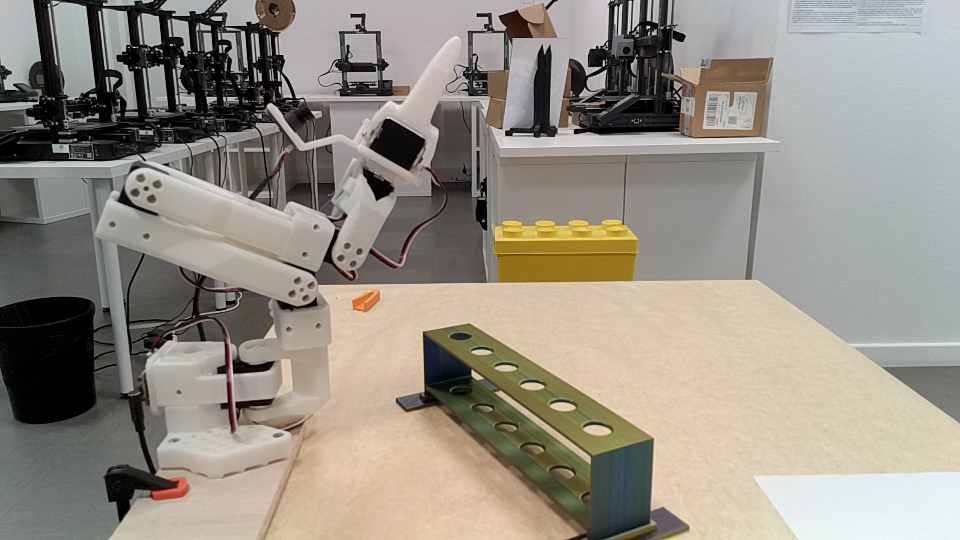
#> input picture oak_tools/matrice.jpg, 1920 x 1080 px (shown at 1/2 size)
$ python associate_corners.py --frames frames.json --image matrice.jpg
#> lines starting #> are read from the running program, lines starting #| are printed output that depends on the picture; after the words box and inside, x2 and y2 are one past the last pixel; in counts of white or black regions, pixels touching at a corner belong together
#!/usr/bin/env python3
"""
RobotKraft - Outil d'association interactive 3D <-> 2D
Associe les positions 3D du palpeur (frames.json) aux coins de l'image (matrice.jpg).

Fonctionnalités :
  - Sélection interactive des coins à la souris (clic, glisser-déposer)
  - Loupe de précision intégrée (PIP) zoom 4x avec réticule au pixel près
  - Micro-ajustement au pixel près via les flèches du clavier
  - Raffinement automatique sous-pixel (touche 'a' - cv2.cornerSubPix)
  - Décalage / Inversion de l'ordre des points sans devoir recliquer (touches 'c' et 'i')
  - Calcul en direct de l'homographie plane (pixels <-> mm robot) et des résidus de reprojection
  - Sonde 3D temps réel : survoler l'image affiche les coordonnées robot estimées
  - Résolution PnP (Perspective-n-Point) avec intrinsèques OAK-D
  - Sauvegarde structurée en JSON + image annotée de vérification

Utilisation :
  ./associate_corners.py
  python3 associate_corners.py --frames frames.json --image matrice.jpg
  python3 associate_corners.py --output matrice_association.json
"""

import argparse
from datetime import datetime
import json
import math
import os
import sys
import time
from typing import Dict, List, Optional, Tuple, Union

import cv2
import numpy as np


# Couleurs BGR pour chaque point (haute visibilité)
POINT_COLORS = [
    (255, 255, 0),    # P0 : Cyan
    (0, 255, 0),      # P1 : Vert fluo
    (0, 165, 255),    # P2 : Orange vif
    (255, 0, 255),    # P3 : Magenta
    (0, 255, 255),    # P4 : Jaune
    (255, 128, 0),    # P5 : Bleu ciel
    (128, 0, 255),    # P6 : Violet
    (0, 200, 100),    # P7 : Emeraude
]

# Intrinsèques par défaut OAK-D Lite (1080p, étalonnage usine lu sur le capteur)
DEFAULT_OAK_K = np.array([
    [1507.80,    0.00,  945.58],
    [   0.00, 1508.47,  552.04],
    [   0.00,    0.00,    1.00]
], dtype=np.float64)


class Point3DFrame:
    """Représente une mesure 3D issue de frames.json."""
    def __init__(self, raw: dict, index: int):
        self.raw = raw
        self.index = raw.get("index", index)
        self.tool = raw.get("tool", "palpeur")
        self.ts = raw.get("ts", "")
        # Coordonnées en mètres et millimètres
        self.x_m = float(raw["x"])
        self.y_m = float(raw["y"])
        self.z_m = float(raw["z"])
        self.x_mm = self.x_m * 1000.0
        self.y_mm = self.y_m * 1000.0
        self.z_mm = self.z_m * 1000.0
        self.yaw = raw.get("yaw")
        self.pitch = raw.get("pitch")
        self.roll = raw.get("roll")
        self.pose = raw.get("pose")

    @property
    def xyz_mm(self) -> np.ndarray:
        return np.array([self.x_mm, self.y_mm, self.z_mm], dtype=np.float64)

    @property
    def xyz_m(self) -> np.ndarray:
        return np.array([self.x_m, self.y_m, self.z_m], dtype=np.float64)


class CornerAssociationCalibrator:
    """Gestionnaire de l'interface interactive et des calculs d'association."""

    def __init__(
        self,
        image_path: str = "matrice.jpg",
        frames_path: str = "frames.json",
        output_path: str = "matrice_association.json",
        annotated_path: Optional[str] = None,
        camera_matrix: Optional[np.ndarray] = None,
    ):
#> called with image_path = 'matrice.jpg', frames_path = 'frames.json', output_path = 'matrice_association.json'
        self.image_path = os.path.abspath(image_path)
        self.frames_path = os.path.abspath(frames_path)
        self.output_path = os.path.abspath(output_path)
        if annotated_path is None:
            base, _ = os.path.splitext(self.output_path)
            self.annotated_path = f"{base}_annotated.jpg"
        else:
            self.annotated_path = os.path.abspath(annotated_path)

        self.camera_matrix = camera_matrix if camera_matrix is not None else DEFAULT_OAK_K

        # Chargement de l'image
        if not os.path.exists(self.image_path):
            raise FileNotFoundError(f"Image introuvable : {self.image_path}")
        self.raw_image = cv2.imread(self.image_path)
#> self.raw_image is the input picture: shape (1080, 1920, 3); mean B, G, R 132.4, 143.2, 149.3
        if self.raw_image is None:
            raise ValueError(f"Impossible de décoder l'image : {self.image_path}")
        self.img_h, self.img_w = self.raw_image.shape[:2]

        # Chargement des points 3D
        self.frames = self._load_frames(self.frames_path)
        self.n_points = len(self.frames)
        if self.n_points < 3:
            raise ValueError(f"Au moins 3 points 3D sont nécessaires, trouvé : {self.n_points}")

        # Points 2D sélectionnés (None si non encore placé)
        # Liste de [u, v] flottants
        self.points_2d: List[Optional[List[float]]] = [None] * self.n_points

        # État de l'interaction
        self.active_idx: int = 0
        self.selected_idx: Optional[int] = 0
        self.dragging: bool = False
        self.mouse_pos: Tuple[int, int] = (self.img_w // 2, self.img_h // 2)

        # Options d'affichage
        self.show_loupe: bool = True
        self.loupe_zoom: float = 4.0
        self.loupe_size: int = 240
        self.show_grid: bool = True
        self.show_reprojection: bool = True

        # Message de statut temporaire
        self.status_msg: str = "Bienvenue ! Cliquez sur l'image pour placer le point P0."
        self.status_time: float = time.time()
        self.status_duration: float = 4.0

        # Résultats de calibration
        self.H_px_to_mm: Optional[np.ndarray] = None
        self.H_mm_to_px: Optional[np.ndarray] = None
        self.reproj_errors_px: List[float] = []
        self.reproj_errors_mm: List[float] = []
        self.pnp_result: Optional[dict] = None
        self.fitted_plane: Optional[dict] = None

        # Charger une session précédente si le fichier existe
        self._load_existing_associations()

        # Calculer initialement si complet
        self.recompute_calibration()

    def _load_frames(self, path: str) -> List[Point3DFrame]:
#> called with path = 'oak_tools/frames.json'
        if not os.path.exists(path):
            raise FileNotFoundError(f"Fichier frames.json introuvable : {path}")
        with open(path, "r", encoding="utf-8") as f:
#> (reads oak_tools/frames.json from the repository)
            data = json.load(f)

        raw_frames = data.get("frames", [])
        if not raw_frames:
            raise ValueError(f"Aucune frame trouvée dans {path}")

        frames = [Point3DFrame(rf, idx) for idx, rf in enumerate(raw_frames)]
        print(f"[Association] {len(frames)} positions 3D chargées depuis : {os.path.basename(path)}")
        for f in frames:
            print(f"  P{f.index}: X={f.x_mm:6.1f}mm, Y={f.y_mm:6.1f}mm, Z={f.z_mm:5.1f}mm ({f.tool})")
        return frames

    def _load_existing_associations(self):
        """Précharge les coordonnées 2D si le fichier de sortie existe déjà."""
        if not os.path.exists(self.output_path):
            return
        try:
            with open(self.output_path, "r", encoding="utf-8") as f:
                data = json.load(f)
            pts_data = data.get("points") or data.get("associations") or []
            if len(pts_data) == self.n_points:
                for idx, item in enumerate(pts_data):
                    px = item.get("pixel")
                    if px and len(px) == 2:
                        self.points_2d[idx] = [float(px[0]), float(px[1])]
                self.set_status(f"Associations précédentes chargées depuis {os.path.basename(self.output_path)}")
                # Trouver le premier non défini ou sélectionner P0
                self._update_active_point()
        except Exception as e:
            print(f"[Info] Impossible de charger les points existants : {e}")

    # [16 lines left out: functions set_status, _update_active_point, not called in this run]

    @property
    def all_points_placed(self) -> bool:
        return all(p is not None for p in self.points_2d)

    @property
    def placed_count(self) -> int:
        return sum(1 for p in self.points_2d if p is not None)

    # --------------------------------------------------------------------------
    # Calculs géométriques et étalonnage
    # --------------------------------------------------------------------------
    def recompute_calibration(self):
        """Recalcule l'homographie et le PnP dès que 4 points ou plus sont définis."""
        self.H_px_to_mm = None
        self.H_mm_to_px = None
        self.reproj_errors_px = []
        self.reproj_errors_mm = []
        self.pnp_result = None
        self.fitted_plane = None

        if not self.all_points_placed or self.n_points < 4:
            return

        pts_2d = np.array(self.points_2d, dtype=np.float64)  # (N, 2)
        pts_3d_mm = np.array([f.xyz_mm for f in self.frames], dtype=np.float64)  # (N, 3)

        # 1. Homographie plane (projection X, Y robot)
        # Note : les 4 points mesurés ont Z quasi-constant (~40mm)
        pts_3d_xy = pts_3d_mm[:, :2]

        H_px2mm, _ = cv2.findHomography(pts_2d, pts_3d_xy, cv2.RANSAC if len(pts_2d) > 4 else 0)
        if H_px2mm is not None:
            self.H_px_to_mm = H_px2mm
            try:
                self.H_mm_to_px = np.linalg.inv(H_px2mm)
            except np.linalg.LinAlgError:
                self.H_mm_to_px = None

            # Calcul des résidus
            if self.H_mm_to_px is not None:
                # Reprojection 3D -> 2D
                homo_3d = np.column_stack([pts_3d_xy, np.ones(len(pts_3d_xy))])
                pred_2d = (self.H_mm_to_px @ homo_3d.T).T
                pred_2d = pred_2d[:, :2] / pred_2d[:, 2:]
                err_px = np.linalg.norm(pred_2d - pts_2d, axis=1)
                self.reproj_errors_px = [float(e) for e in err_px]

                # Reprojection 2D -> 3D
                homo_2d = np.column_stack([pts_2d, np.ones(len(pts_2d))])
                pred_3d = (self.H_px_to_mm @ homo_2d.T).T
                pred_3d = pred_3d[:, :2] / pred_3d[:, 2:]
                err_mm = np.linalg.norm(pred_3d - pts_3d_xy, axis=1)
                self.reproj_errors_mm = [float(e) for e in err_mm]

        # 2. Plan 3D par moindres carrés (SVD)
        centroid = pts_3d_mm.mean(axis=0)
        centered = pts_3d_mm - centroid
        _, _, vh = np.linalg.svd(centered)
        normal = vh[2]  # Vecteur propre correspondant à la plus petite valeur
        if normal[2] < 0:
            normal = -normal
        d_plane = -float(np.dot(normal, centroid))
        self.fitted_plane = {
            "normal": [float(n) for n in normal],
            "d": d_plane,
            "centroid_mm": [float(c) for c in centroid],
            "mean_z_mm": float(centroid[2]),
        }

        # 3. PnP (Estimation de la pose de la caméra par rapport au robot)
        if self.camera_matrix is not None:
            dist_coeffs = np.zeros(5, dtype=np.float64)
            # Avec 4 points coplanaires, SQPNP ou EPNP fonctionne de façon robuste
            success = False
            rvec, tvec = None, None
            for flag in [cv2.SOLVEPNP_SQPNP, cv2.SOLVEPNP_EPNP]:
                try:
                    success, rvec, tvec = cv2.solvePnP(pts_3d_mm, pts_2d, self.camera_matrix, dist_coeffs, flags=flag)
                    if success:
                        break
                except Exception:
                    continue

            if success and rvec is not None and tvec is not None:
                R_mat, _ = cv2.Rodrigues(rvec)
                # Position de la caméra dans le repère robot : C = -R^T * t
                cam_in_robot = -R_mat.T @ tvec.reshape(3, 1)
                self.pnp_result = {
                    "rvec": [float(x) for x in rvec.flatten()],
                    "tvec_mm": [float(x) for x in tvec.flatten()],
                    "rotation_matrix": R_mat.tolist(),
                    "camera_in_robot_mm": [float(x) for x in cam_in_robot.flatten()],
                }

    # [156 lines left out: functions pixel_to_robot_mm, on_mouse, _find_point_near, _advance_active_to_next_unplaced, nudge_selected, undo_last_point and 4 more, not called in this run]

    # --------------------------------------------------------------------------
    # Dessin et Rendu de l'Interface
    # --------------------------------------------------------------------------
    def render_frame(self) -> np.ndarray:
        """Génère l'affichage complet de la fenêtre."""
        canvas = self.raw_image.copy()

        # 1. Polygone / quadrilatère si plusieurs points sont placés
        self._draw_polygon_and_edges(canvas)

        # 2. Points placés et cibles
        self._draw_points(canvas)

        # 3. Réticule et mesure sous le curseur souris
        self._draw_cursor_probe(canvas)

        # 4. Loupe de précision (Picture in Picture)
        if self.show_loupe:
            self._draw_loupe_pip(canvas)

        # 5. Bandeau supérieur (instructions) et panneau latéral
        self._draw_hud(canvas)

        # 6. Bandeau inférieur (raccourcis)
        self._draw_footer(canvas)

        return canvas

    def _draw_polygon_and_edges(self, canvas: np.ndarray):
        """Dessine les segments entre points consécutifs et les distances 3D."""
        placed_indices = [i for i, p in enumerate(self.points_2d) if p is not None]
        if len(placed_indices) < 2:
            return

        # Si tous sont placés, dessiner le polygone fermé avec remplissage translucide
        if self.all_points_placed and self.n_points >= 3:
            pts_int = np.array(self.points_2d, dtype=np.int32)
            overlay = canvas.copy()
            cv2.fillPoly(overlay, [pts_int], (0, 200, 255))
            cv2.addWeighted(overlay, 0.12, canvas, 0.88, 0, canvas)
            cv2.polylines(canvas, [pts_int], isClosed=True, color=(0, 220, 255), thickness=2, lineType=cv2.LINE_AA)

        # Lignes et étiquettes de distance entre points consécutifs
        for i in range(self.n_points):
            next_i = (i + 1) % self.n_points
            p1 = self.points_2d[i]
            p2 = self.points_2d[next_i]

            if p1 is not None and p2 is not None:
                # Segment
                pt1 = (int(round(p1[0])), int(round(p1[1])))
                pt2 = (int(round(p2[0])), int(round(p2[1])))

                # Si ce n'est pas fermé et c'est le dernier segment, ne pas tracer si non complet
                if next_i == 0 and not self.all_points_placed:
                    continue

                if not self.all_points_placed:
                    cv2.line(canvas, pt1, pt2, (200, 200, 200), 2, cv2.LINE_AA)

                # Distance 3D réelle en mm entre ces 2 points
                f1, f2 = self.frames[i], self.frames[next_i]
                d3d_mm = float(np.linalg.norm(f1.xyz_mm - f2.xyz_mm))
                d2d_px = math.hypot(p2[0] - p1[0], p2[1] - p1[1])

                # Affichage du badge au milieu du segment
                mid_x = int((pt1[0] + pt2[0]) / 2)
                mid_y = int((pt1[1] + pt2[1]) / 2)
                lbl = f"{d3d_mm:.1f}mm ({int(d2d_px)}px)"
                self._draw_text_badge(canvas, lbl, (mid_x, mid_y), (30, 30, 30), (220, 255, 255), scale=0.42, center=True)

    def _draw_points(self, canvas: np.ndarray):
        """Dessine les points sur l'image avec anneaux, croix et badges."""
        for i, pt in enumerate(self.points_2d):
            if pt is None:
                continue

            x, y = int(round(pt[0])), int(round(pt[1]))
            color = POINT_COLORS[i % len(POINT_COLORS)]
            is_selected = (i == self.selected_idx)

            # Anneau extérieur
            outer_radius = 16 if is_selected else 11
            thick = 3 if is_selected else 2
            cv2.circle(canvas, (x, y), outer_radius, (0, 0, 0), thick + 1, cv2.LINE_AA)
            cv2.circle(canvas, (x, y), outer_radius, color, thick, cv2.LINE_AA)

            # Réticule central
            cross_sz = 8 if is_selected else 6
            cv2.line(canvas, (x - cross_sz, y), (x + cross_sz, y), (0, 0, 0), 3, cv2.LINE_AA)
            cv2.line(canvas, (x, y - cross_sz), (x, y + cross_sz), (0, 0, 0), 3, cv2.LINE_AA)
            cv2.line(canvas, (x - cross_sz, y), (x + cross_sz, y), color, 1, cv2.LINE_AA)
            cv2.line(canvas, (x, y - cross_sz), (x, y + cross_sz), color, 1, cv2.LINE_AA)

            # Point central
            cv2.circle(canvas, (x, y), 2, (255, 255, 255), -1, cv2.LINE_AA)

            # Badge avec coordonnées 3D
            f = self.frames[i]
            badge_text = f"P{i} [{f.x_mm:.0f}, {f.y_mm:.0f}, {f.z_mm:.0f}mm]"
            offset_y = -22 if (y > 40) else 25
            self._draw_text_badge(canvas, badge_text, (x, y + offset_y), color, (0, 0, 0), scale=0.48, center=True)

    def _draw_cursor_probe(self, canvas: np.ndarray):
        """Affiche les coordonnées 3D sous le curseur souris en mode inspection."""
        mx, my = self.mouse_pos
        if not (0 <= mx < self.img_w and 0 <= my < self.img_h):
            return

        # Réticule discret sous le curseur
        cv2.line(canvas, (mx - 10, my), (mx + 10, my), (255, 255, 255), 1, cv2.LINE_AA)
#> canvas: shape (1080, 1920, 3); under 0.01% of pixels changed, all inside (x1, y1, x2, y2) = (950, 539, 971, 542)
        cv2.line(canvas, (mx, my - 10), (mx, my + 10), (255, 255, 255), 1, cv2.LINE_AA)
#> canvas: shape (1080, 1920, 3); mean B, G, R 132.4, 143.2, 149.3

        # Si l'homographie est calculée, afficher la position robot prédite sous le curseur
        if self.H_px_to_mm is not None:
            pred = self.pixel_to_robot_mm(mx, my)
            if pred is not None:
                rx, ry, rz = pred
                info_str = f"Robot : X={rx:6.1f}mm, Y={ry:6.1f}mm, Z={rz:5.1f}mm"
                # Positionner le texte à droite du curseur ou à gauche si trop près du bord
                bx = mx + 20 if (mx < self.img_w - 320) else mx - 320
                by = my - 15 if (my > 50) else my + 25
                self._draw_text_badge(canvas, info_str, (bx, by), (20, 20, 20), (0, 255, 200), scale=0.48)

    def _draw_loupe_pip(self, canvas: np.ndarray):
        """Dessine la loupe de précision 4x dans le coin supérieur."""
        mx, my = self.mouse_pos
        sz = self.loupe_size
        zoom = self.loupe_zoom

        # Choisir le coin opposé au curseur pour ne jamais gêner
        if mx > (self.img_w - sz - 40) and my < (sz + 120):
            corner_x = 20
            corner_y = 75
        else:
            corner_x = self.img_w - sz - 20
            corner_y = 75

        # Zone source autour du curseur
        half_src = int(sz / (2 * zoom))
        x1 = max(0, mx - half_src)
        y1 = max(0, my - half_src)
        x2 = min(self.img_w, mx + half_src)
        y2 = min(self.img_h, my + half_src)

        crop = self.raw_image[y1:y2, x1:x2]
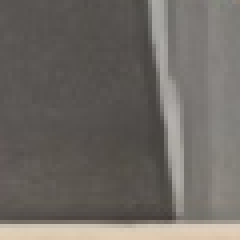
#> crop: shape (60, 60, 3) (shown 4 times larger); mean B, G, R 100.2, 105.5, 110.3
        if crop.size == 0:
            return

        loupe_img = cv2.resize(crop, (sz, sz), interpolation=cv2.INTER_NEAREST)

        # Réticule central de la loupe
        cx, cy = sz // 2, sz // 2
        cv2.line(loupe_img, (cx - 15, cy), (cx + 15, cy), (0, 0, 255), 1, cv2.LINE_AA)
#> loupe_img: shape (240, 240, 3); mean B, G, R 100.2, 105.5, 110.4
        cv2.line(loupe_img, (cx, cy - 15), (cx, cy + 15), (0, 0, 255), 1, cv2.LINE_AA)
        cv2.circle(loupe_img, (cx, cy), 3, (0, 255, 255), 1, cv2.LINE_AA)
#> loupe_img: shape (240, 240, 3); mean B, G, R 100.1, 105.5, 110.6

        # Cadre noir et blanc autour de la loupe
        cv2.rectangle(loupe_img, (0, 0), (sz - 1, sz - 1), (255, 255, 255), 2)
        cv2.rectangle(loupe_img, (2, 2), (sz - 3, sz - 3), (0, 0, 0), 1)

        # Bandeau de titre de la loupe
        cv2.rectangle(loupe_img, (0, 0), (sz, 22), (30, 30, 30), -1)
        cv2.putText(
            loupe_img,
            f"LOUPE {zoom:.0f}x : u={mx}, v={my}",
            (6, 16),
            cv2.FONT_HERSHEY_SIMPLEX,
            0.42,
            (255, 255, 255),
            1,
            cv2.LINE_AA,
        )
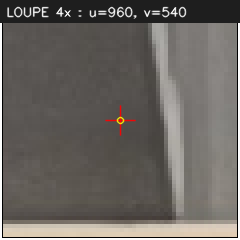
#> loupe_img: shape (240, 240, 3); mean B, G, R 96.7, 101.3, 105.8

        # Incrustation sur le canvas
        canvas[corner_y:corner_y + sz, corner_x:corner_x + sz] = loupe_img

    def _draw_hud(self, canvas: np.ndarray):
        """Dessine le bandeau supérieur et le panneau latéral récapitulatif."""
        # --- 1. Bandeau supérieur (Hauteur 60px) ---
        overlay = canvas[:60, :].copy()
        cv2.rectangle(overlay, (0, 0), (self.img_w, 60), (20, 20, 20), -1)
        cv2.addWeighted(overlay, 0.85, canvas[:60, :], 0.15, 0, canvas[:60, :])
        cv2.line(canvas, (0, 60), (self.img_w, 60), (0, 200, 255), 2)

        title = "ROBOTKRAFT - ASSOCIATION 3D (frames.json) <-> COINS 2D (matrice.jpg)"
        cv2.putText(canvas, title, (20, 25), cv2.FONT_HERSHEY_SIMPLEX, 0.65, (255, 255, 255), 2, cv2.LINE_AA)

        # Instruction dynamique
        if not self.all_points_placed:
            f = self.frames[self.active_idx]
            color = POINT_COLORS[self.active_idx % len(POINT_COLORS)]
            inst = f"Cliquez sur l'image pour placer le POINT P{self.active_idx} (X={f.x_mm:5.1f}mm, Y={f.y_mm:5.1f}mm, Z={f.z_mm:4.1f}mm)"
            cv2.putText(canvas, inst, (20, 50), cv2.FONT_HERSHEY_SIMPLEX, 0.55, color, 2, cv2.LINE_AA)
        else:
            inst = "Tous les points sont associes ! Appuyez sur [S] ou [Entree] pour sauvegarder."
            cv2.putText(canvas, inst, (20, 50), cv2.FONT_HERSHEY_SIMPLEX, 0.55, (0, 255, 0), 2, cv2.LINE_AA)

        # Message de statut temporaire à droite
        if (time.time() - self.status_time) < self.status_duration:
            cv2.putText(canvas, f"[i] {self.status_msg}", (self.img_w - 700, 38), cv2.FONT_HERSHEY_SIMPLEX, 0.50, (0, 255, 255), 1, cv2.LINE_AA)
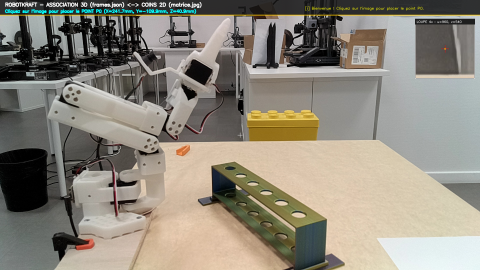
#> canvas: shape (1080, 1920, 3) (shown at 1/4 size); mean B, G, R 124.3, 136.1, 141.9

        # --- 2. Panneau latéral gauche (Points & Métriques) ---
        panel_w = 420
        panel_h = 110 + self.n_points * 42 + 90
        panel_x = 20
        panel_y = 75

        # Boîte semi-transparente
        sub = canvas[panel_y:panel_y + panel_h, panel_x:panel_x + panel_w]
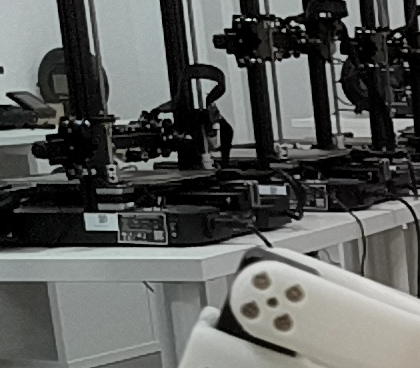
#> sub: shape (368, 420, 3); mean B, G, R 91.4, 93.7, 91.9
        p_overlay = sub.copy()
        cv2.rectangle(p_overlay, (0, 0), (panel_w, panel_h), (25, 25, 25), -1)
#> p_overlay: shape (368, 420, 3); every value is 25
        cv2.addWeighted(p_overlay, 0.85, sub, 0.15, 0, sub)
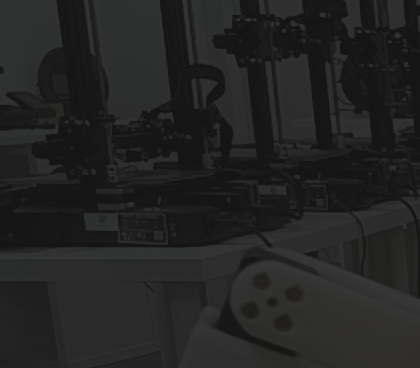
#> sub: shape (368, 420, 3); mean B, G, R 34.9, 35.3, 35
        cv2.rectangle(canvas, (panel_x, panel_y), (panel_x + panel_w, panel_y + panel_h), (80, 80, 80), 1)

        # Titre du panneau
        cv2.putText(canvas, "POINTS 3D (frames.json)", (panel_x + 12, panel_y + 24), cv2.FONT_HERSHEY_SIMPLEX, 0.52, (255, 200, 0), 2, cv2.LINE_AA)
#> (the rest of the program and of its run is left out)
